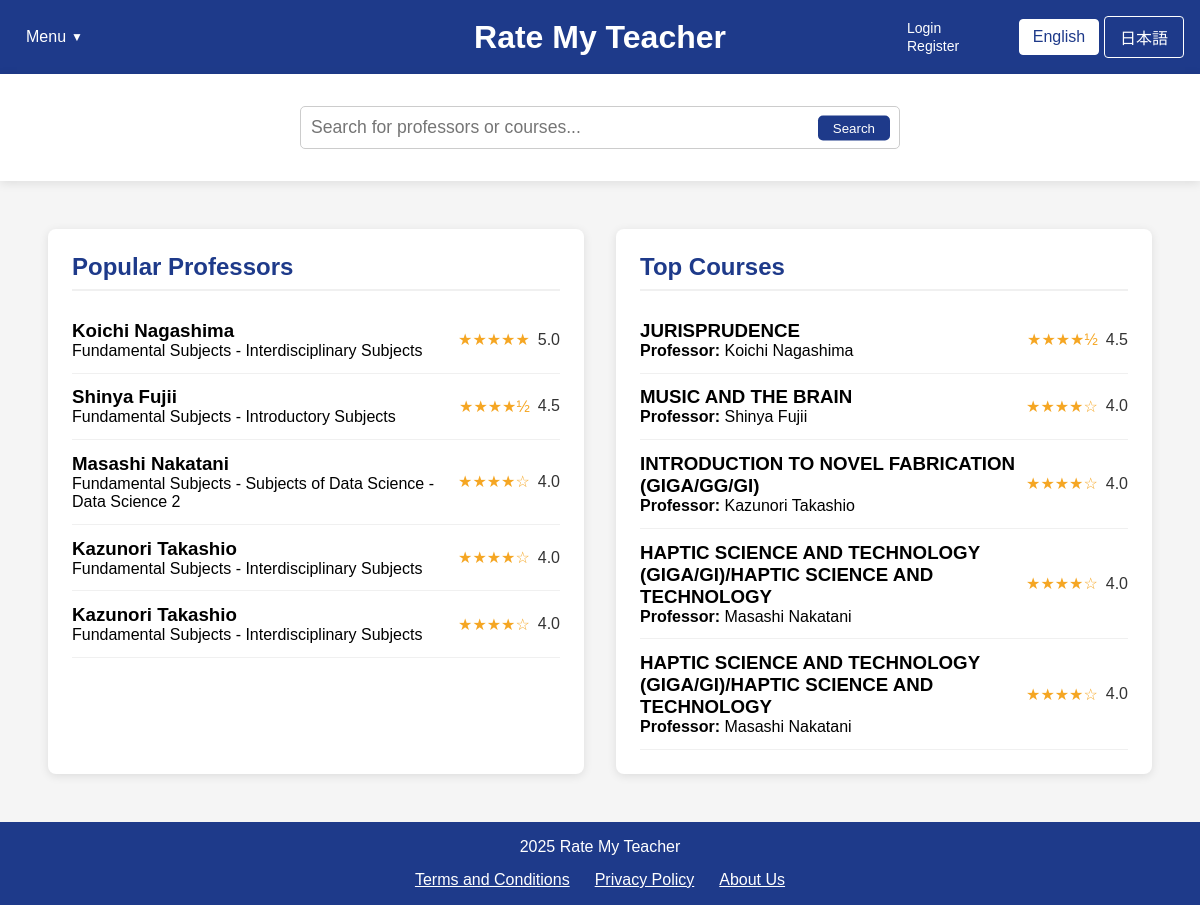
/home_dbutil.php, run on the app's committed database.
### tables this page shows
CREATE TABLE professors (
        id INTEGER PRIMARY KEY AUTOINCREMENT,
        name TEXT NOT NULL,
        department TEXT,
        bio TEXT,
        avg_content_quality REAL DEFAULT 0,
        avg_difficulty REAL DEFAULT 0,
        overall_rating REAL DEFAULT 0,
        review_count INTEGER DEFAULT 0
    );

CREATE TABLE courses (
        id INTEGER PRIMARY KEY AUTOINCREMENT,
        name TEXT NOT NULL,
        course_code TEXT,
        description TEXT,
        professor_id INTEGER,
        semester TEXT,
        avg_content_quality REAL DEFAULT 0,
        avg_difficulty REAL DEFAULT 0,
        overall_rating REAL DEFAULT 0,
        review_count INTEGER DEFAULT 0,
        FOREIGN KEY (professor_id) REFERENCES professors(id) ON DELETE SET NULL
    );

### home_dbutil.php (the view, shortened to what this page needs)
<?php
$isLoggedIn = isset($_SESSION["loggedin"]) && $_SESSION["loggedin"] === true;
require_once 'config.php';
function getTopProfessors($limit = 5) {
    global $conn;
    $professors = [];
    try {
        $ratingCount = 0;
        $ratingCheckResult = $conn->query("SELECT COUNT(*) as count FROM ratings");
        if ($ratingCheckResult) {
            $ratingCountRow = $ratingCheckResult->fetchArray(SQLITE3_ASSOC);
            $ratingCount = $ratingCountRow['count'];
        }
        if ($ratingCount > 0) {
            $hasProfRatingColumns = false;
            $columnsResult = $conn->query("PRAGMA table_info(professors)");
            while ($col = $columnsResult->fetchArray(SQLITE3_ASSOC)) {
                if ($col['name'] === 'avg_content_quality' || $col['name'] === 'overall_rating') {
                    $hasProfRatingColumns = true;
                    break;
                }
            }
            if ($hasProfRatingColumns) {
                $stmt = $conn->prepare("
                    SELECT id, name, department,
                           COALESCE(overall_rating, (avg_content_quality + avg_difficulty) / 2) as avg_rating,
                           COALESCE(avg_content_quality, 0) as avg_content_quality,
                           COALESCE(avg_difficulty, 0) as avg_difficulty,
                           COALESCE(review_count, 0) as review_count
                    FROM professors
                    WHERE COALESCE(review_count, 0) > 0
                    ORDER BY avg_rating DESC, review_count DESC
                    LIMIT :limit
                ");
            }
            $stmt->bindValue(':limit', $limit, SQLITE3_INTEGER);
            $result = $stmt->execute();
            while ($row = $result->fetchArray(SQLITE3_ASSOC)) {
                if (isset($row['avg_rating']) && $row['avg_rating'] !== null) {
                    $row['avg_rating'] = number_format((float)$row['avg_rating'], 1);
                } else {
                    $row['avg_rating'] = "N/A";
                }
                $professors[] = $row;
            }
        }
    } catch (Exception $e) {
        error_log("Error fetching top professors: " . $e->getMessage());
    }
    return $professors;
}
function getTopCourses($limit = 5) {
    global $conn;
    $courses = [];
    try {
        $ratingCount = 0;
        $ratingCheckResult = $conn->query("SELECT COUNT(*) as count FROM ratings");
        if ($ratingCheckResult) {
            $ratingCountRow = $ratingCheckResult->fetchArray(SQLITE3_ASSOC);
            $ratingCount = $ratingCountRow['count'];
        }
        if ($ratingCount > 0) {
            $hasCourseRatingColumns = false;
            $columnsResult = $conn->query("PRAGMA table_info(courses)");
            while ($col = $columnsResult->fetchArray(SQLITE3_ASSOC)) {
                if ($col['name'] === 'avg_content_quality') {
                    $hasCourseRatingColumns = true;
                    break;
                }
            }
            if ($hasCourseRatingColumns) {
                $stmt = $conn->prepare("
                    SELECT c.id, c.name as course_name, c.course_code,
                        COALESCE(c.avg_content_quality, 0) as avg_content_quality,
                        COALESCE(c.avg_difficulty, 0) as avg_difficulty,
                        (COALESCE(c.avg_content_quality, 0) + (5 - COALESCE(c.avg_difficulty, 0))) / 2 as avg_rating,
                        COALESCE(c.review_count, 0) as review_count,
                        p.name as professor_name
                    FROM courses c
                    LEFT JOIN professors p ON c.professor_id = p.id
                    WHERE COALESCE(c.review_count, 0) > 0
                    ORDER BY avg_rating DESC, review_count DESC
                    LIMIT :limit
                ");
            }
            $stmt->bindValue(':limit', $limit, SQLITE3_INTEGER);
            $result = $stmt->execute();
            while ($row = $result->fetchArray(SQLITE3_ASSOC)) {
                if (isset($row['avg_rating']) && $row['avg_rating'] !== null) {
                    $row['avg_rating'] = number_format((float)$row['avg_rating'], 1);
                } else {
                    $row['avg_rating'] = "N/A";
                }
                $courses[] = $row;
            }
        }
    } catch (Exception $e) {
        error_log("Error fetching top courses: " . $e->getMessage());
    }
    return $courses;
}
$topProfessors = getTopProfessors(5);
$topCourses = getTopCourses(5);
?>
<!DOCTYPE html>
<html lang="en">
<head>
    <link rel="stylesheet" href="css/style.css">
</head>
<body>
    <div class="container">
        <header>
            <div class="header-left">
                <div class="dropdown">
                    <?php
                    $currentLang = isset($_COOKIE['language']) && $_COOKIE['language'] == 'ja' ? 'ja' : 'en';
                    $menuLabel = $currentLang == 'ja' ? 'メニュー' : 'Menu';
                    $logoutLabel = $currentLang == 'ja' ? 'ログアウト' : 'Logout';
                    $loginLabel = $currentLang == 'ja' ? 'ログイン' : 'Login';
                    $registerLabel = $currentLang == 'ja' ? '登録' : 'Register';
                    ?>
                    <button class="dropbtn"><?php echo $menuLabel; ?></button>
                </div>
            </div>
            <div class="header-center">
                <div class="logo">
                    <h1><a href="home.php" style="color: white; text-decoration: none;"><?php echo $currentLang == 'ja' ? 'Rate My Teacher' : 'Rate My Teacher'; ?></a></h1>
                </div>
            </div>
            <div class="header-right">
                <div class="auth-links">
                    <?php if ($isLoggedIn): ?>
                        <a href="logout.php"><?php echo $logoutLabel; ?></a>
                    <?php else: ?>
                        <a href="login.php"><?php echo $loginLabel; ?></a>
                        <a href="register.php"><?php echo $registerLabel; ?></a>
                    <?php endif; ?>
                </div>
                <div class="language-toggle">
                    <a href="?lang=en" class="<?php echo (!isset($_COOKIE['language']) || $_COOKIE['language'] == 'en') ? 'active' : ''; ?>"
                    style="display:inline-block; width:80px; text-align:center; padding:8px 0; margin-right:5px;
                            background:<?php echo (!isset($_COOKIE['language']) || $_COOKIE['language'] == 'en') ? 'white' : 'transparent'; ?>;
                            color:<?php echo (!isset($_COOKIE['language']) || $_COOKIE['language'] == 'en') ? '#1e3a8a' : 'white'; ?>;
                            text-decoration:none; border:1px solid white; border-radius:4px;"
                    onclick="document.cookie='language=en; path=/; max-age=2592000'; return true;">
                    English
                    </a>
                    <a href="?lang=ja" class="<?php echo (isset($_COOKIE['language']) && $_COOKIE['language'] == 'ja') ? 'active' : ''; ?>"
                    style="display:inline-block; width:80px; text-align:center; padding:8px 0;
                            background:<?php echo (isset($_COOKIE['language']) && $_COOKIE['language'] == 'ja') ? 'white' : 'transparent'; ?>;
                            color:<?php echo (isset($_COOKIE['language']) && $_COOKIE['language'] == 'ja') ? '#1e3a8a' : 'white'; ?>;
                            text-decoration:none; border:1px solid white; border-radius:4px;"
                    onclick="document.cookie='language=ja; path=/; max-age=2592000'; return true;">
                    日本語
                    </a>
                </div>
        </header>
        <div class="search-container">
            <div class="search-bar" style="position: relative !important;">
                <input type="text" id="searchInput" placeholder="<?php echo $currentLang == 'ja' ? '教授やコースを検索...' : 'Search for professors or courses...'; ?>" style="width: 100%; padding: 10px; border-radius: 5px; border: 1px solid #ccc;">
                <button id="searchButton" style="position: absolute; right: 10px; top: 50%; transform: translateY(-50%); background: #1e3a8a; color: white; border: none; padding: 5px 15px; border-radius: 5px; cursor: pointer;"><?php echo $currentLang == 'ja' ? '検索' : 'Search'; ?></button>
            </div>
        </div>
        <main style="flex: 1; display: flex; padding: 2rem;">
            <div id="popular-professors" class="content-box" style="flex: 1; background-color: white; margin: 1rem; padding: 1.5rem; border-radius: 8px; box-shadow: 0 2px 10px rgba(0,0,0,0.1);">
                <h2><?php echo $currentLang == 'ja' ? '人気の教授' : 'Popular Professors'; ?></h2>
                <div class="professor-list">
                    <?php foreach ($topProfessors as $professor): ?>
                    <a href="professor_page_template.php?name=<?php echo urlencode($professor['english_name']); ?>&lang=<?php echo $currentLang; ?>" style="text-decoration: none; color: inherit;">
                        <div class="professor-item" data-id="<?php echo $isLoggedIn ? $professor['id'] : 'login-required'; ?>">
                            <div>
                                <h3><?php echo htmlspecialchars($professor['name']); ?></h3>
                                <p><?php echo htmlspecialchars($professor['department'] ?? 'Unknown Department'); ?></p>
                            </div>
                            <div class="rating">
                                <?php
                                if ($professor['avg_rating'] !== 'N/A' && $professor['avg_rating'] > 0) {
                                    $fullStars = floor($professor['avg_rating']);
                                    $hasHalfStar = $professor['avg_rating'] - $fullStars >= 0.5;
                                    echo str_repeat('★', $fullStars);
                                    echo $hasHalfStar ? '½' : '';
                                    echo str_repeat('☆', 5 - $fullStars - ($hasHalfStar ? 1 : 0));
                                    echo ' <span>' . $professor['avg_rating'] . '</span>';
                                } else {
                                    echo '☆☆☆☆☆ <span>No ratings</span>';
                                }
                                ?>
                            </div>
                        </div>
                    </a>
                    <?php endforeach; ?>
                </div>
            </div>
            <div id="top-courses" class="content-box" style="flex: 1; background-color: white; margin: 1rem; padding: 1.5rem; border-radius: 8px; box-shadow: 0 2px 10px rgba(0,0,0,0.1);">
                <h2><?php echo $currentLang == 'ja' ? '人気のコース' : 'Top Courses'; ?></h2>
                <div class="course-list">
                    <?php foreach ($topCourses as $course): ?>
                    <a href="course.php?course=<?php echo urlencode($course['english_course_name']); ?>&professor=<?php echo urlencode($course['professor_name'] ?? ''); ?>&lang=<?php echo $currentLang;?>" style="text-decoration: none; color: inherit;">
                        <div class="course-item" data-id="<?php echo $isLoggedIn ? $course['id'] : 'login-required'; ?>">
                            <div>
                                <h3><?php echo htmlspecialchars($course['course_name'] ?? $course['name']); ?></h3>
                                <p><strong>Professor:</strong> <?php echo htmlspecialchars($course['professor_name'] ?? 'Unknown Professor'); ?></p>
                            </div>
                            <div class="rating">
                                <?php
                                if ($course['avg_rating'] !== 'N/A' && $course['avg_rating'] > 0) {
                                    $fullStars = floor($course['avg_rating']);
                                    $hasHalfStar = $course['avg_rating'] - $fullStars >= 0.5;
                                    echo str_repeat('★', $fullStars);
                                    echo $hasHalfStar ? '½' : '';
                                    echo str_repeat('☆', 5 - $fullStars - ($hasHalfStar ? 1 : 0));
                                    echo ' <span>' . $course['avg_rating'] . '</span>';
                                } else {
                                    echo '☆☆☆☆☆ <span>No ratings</span>';
                                }
                                ?>
                            </div>
                        </div>
                    </a>
                    <?php endforeach; ?>
                </div>
            </div>
        </main>
        <footer style="background-color: #1e3a8a; color: white; text-align: center; padding: 1rem; width: 100%;">
            <p>2025 Rate My Teacher</p>
            <div style="display: flex; flex-wrap: wrap; justify-content: center; margin-top: 15px; gap: 25px;">
                <a href="ToS.php?lang=<?php echo $currentLang; ?>" style="color: white; text-decoration: underline;">
                    <?php echo $currentLang == 'ja' ? '利用規約' : 'Terms and Conditions'; ?>
                </a>
                <a href="privacy_policy.php?lang=<?php echo $currentLang; ?>" style="color: white; text-decoration: underline;">
                    <?php echo $currentLang == 'ja' ? 'プライバシーポリシー' : 'Privacy Policy'; ?>
                </a>
                <a href="about_us.php?lang=<?php echo $currentLang; ?>" style="color: white; text-decoration: underline;">
                    <?php echo $currentLang == 'ja' ? '私たちについて' : 'About Us'; ?>
                </a>
            </div>
        </footer>
    </div>
</body>
</html>

### data on the page
professors: name "Koichi Nagashima", department "Fundamental Subjects - Interdisciplinary Subjects", fullStars "★★★★★", avg_rating "5.0"
professors: name "Shinya Fujii", department "Fundamental Subjects - Introductory Subjects", fullStars "★★★★", shows "½", avg_rating "4.5"
professors: name "Masashi Nakatani", department "Fundamental Subjects - Subjects of Data Science - Data Science 2", fullStars "★★★★", hasHalfStar "☆", avg_rating "4.0"
professors: name "Kazunori Takashio", department "Fundamental Subjects - Interdisciplinary Subjects", fullStars "★★★★", hasHalfStar "☆", avg_rating "4.0"
courses: name "JURISPRUDENCE", professor.name "Koichi Nagashima", fullStars "★★★★", shows "½", avg_rating "4.5"
courses: name "MUSIC AND THE BRAIN", professor.name "Shinya Fujii", fullStars "★★★★", hasHalfStar "☆", avg_rating "4.0"
courses: name "INTRODUCTION TO NOVEL FABRICATION (GIGA/GG/GI)", professor.name "Kazunori Takashio", fullStars "★★★★", hasHalfStar "☆", avg_rating "4.0"
courses: name "HAPTIC SCIENCE AND TECHNOLOGY (GIGA/GI)/HAPTIC SCIENCE AND TECHNOLOGY", professor.name "Masashi Nakatani", fullStars "★★★★", hasHalfStar "☆", avg_rating "4.0"

### other printed values
$loginLabel "Login"
$registerLabel "Register"
